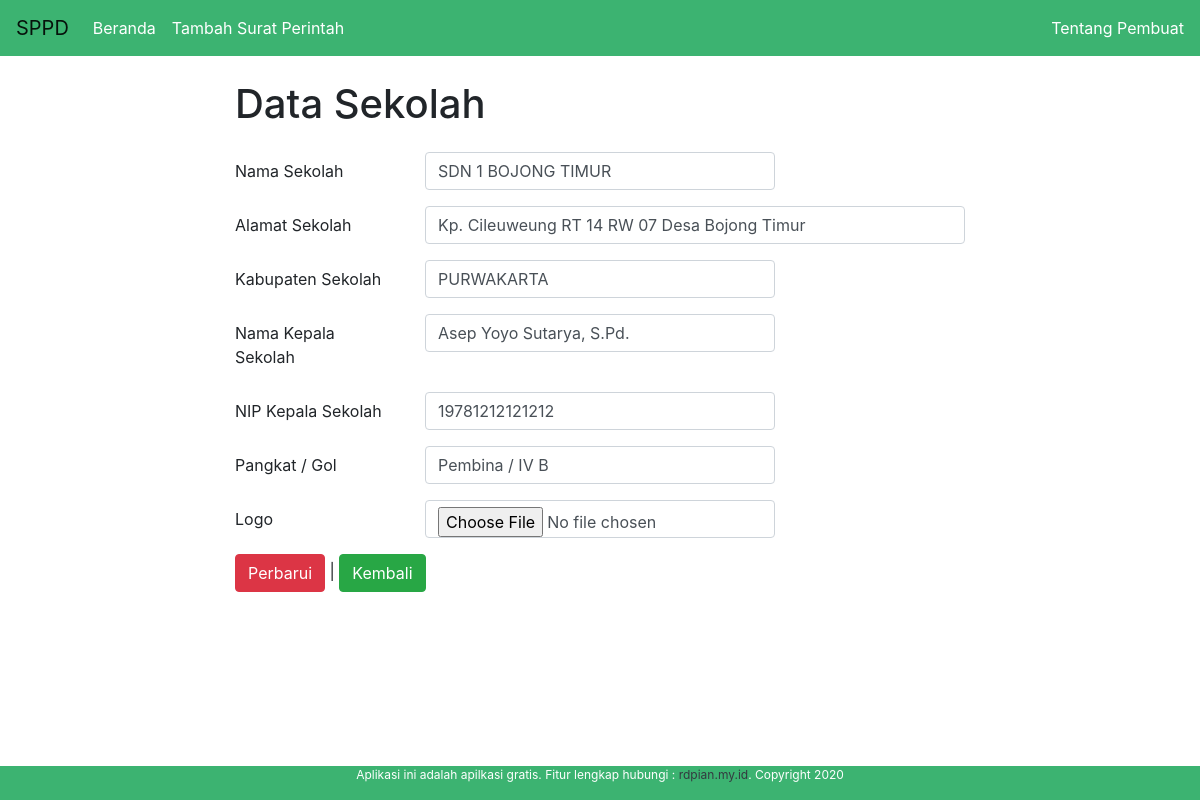
Screenshot of /index.php/sekolah/edit/1 with the database file from the repository.
### tables this page shows
CREATE TABLE `sekolah` (
  `id_sekolah` int(11) NOT NULL,
  `nama_sekolah` varchar(255) NOT NULL,
  `alamat_sekolah` varchar(255) NOT NULL,
  `nama_kepsek` varchar(255) NOT NULL,
  `nip_kepsek` varchar(100) NOT NULL,
  `pangkat` varchar(255) NOT NULL,
  `kabupaten_sekolah` varchar(255) NOT NULL,
  `logo` varchar(255) NOT NULL
);

### application/controllers/Sekolah.php (called while the page is built, shortened)
<?php
class Sekolah extends CI_Controller {
	function __construct()
        {
			$this->load->model('m_sekolah');
			$this->load->helper(array('form', 'url'));
        }
	function edit($id){
		$where = array('id_sekolah' => $id);
		$data['skul'] = $this->m_sekolah->edit_data($where,'sekolah')->result();
		$this->load->view('v_navbar');
		$this->load->view('v_edit_sekolah',$data);
		$this->load->view('v_footer');
	}
}

### index.php (called while the page is built, shortened)
<?php
require_once BASEPATH.'core/CodeIgniter.php';

### application/models/m_sekolah.php (called while the page is built, shortened)
<?php
class M_sekolah extends CI_Model {
	function edit_data($where,$table){
		return $this->db->get_where($table,$where);
	}
}

### application/views/v_edit_sekolah.php (the view, shortened to what this page needs)
<div class="container">
	<div class="row">
		<div class="col-lg-2">
		</div>
		<div class="col-lg-8">
			<h1>Data Sekolah</h1>
			<?php
			foreach($skul as $row){
			?>
      <?php echo form_open_multipart('sekolah/update');?>
              <div class="form-group row">
                <label for="nama_sekolah" class="col-sm-3 col-form-label">Nama Sekolah</label>
                <div class="col-sm-6">
                  <input type="text" class="form-control" name="nama_sekolah" value="<?php echo $row->nama_sekolah ?>">
                </div>
              </div>
              <div class="form-group row">
                <label for="alamat_sekolah" class="col-sm-3 col-form-label">Alamat Sekolah</label>
                <div class="col-sm-9">
                  <input type="text" class="form-control" name="alamat_sekolah" value="<?php echo $row->alamat_sekolah ?>">
                </div>
              </div>
              <div class="form-group row">
                <label for="kabupaten_sekolah" class="col-sm-3 col-form-label">Kabupaten Sekolah</label>
                <div class="col-sm-6">
                  <input type="text" class="form-control" name="kabupaten_sekolah" value="<?php echo $row->kabupaten_sekolah ?>">
                </div>
              </div>
              <div class="form-group row">
                <label for="nama_kepsek" class="col-sm-3 col-form-label">Nama Kepala Sekolah</label>
                <div class="col-sm-6">
                  <input type="text" class="form-control" name="nama_kepsek" value="<?php echo $row->nama_kepsek ?>">
                </div>
              </div>
              <div class="form-group row">
                <label for="nip_kepsek" class="col-sm-3 col-form-label">NIP Kepala Sekolah</label>
                <div class="col-sm-6">
                  <input type="text" class="form-control" name="nip_kepsek" value="<?php echo $row->nip_kepsek ?>">
                </div>
              </div>
              <div class="form-group row">
                <label for="pangkat" class="col-sm-3 col-form-label">Pangkat / Gol</label>
                <div class="col-sm-6">
                  <input type="text" class="form-control" name="pangkat" value="<?php echo $row->pangkat ?>">
                </div>
              </div>
              <div class="form-group row">
                <label for="logo" class="col-sm-3 col-form-label">Logo</label>
                <div class="col-sm-6">
                  <input type="file" class="form-control" name="logo">
                </div>
              </div>
              <button type="submit" value="upload" class="btn btn-danger">Perbarui</button> | <a href="<?php echo base_url();?>index.php/sekolah" class="btn btn-success">Kembali</a>
          	</form>
          <?php } ?>
		</div>
		<div class="col-lg-2">
		</div>
	</div>
</div>

### rows the page displays
sekolah: nama_sekolah "SDN 1 BOJONG TIMUR", alamat_sekolah "Kp. Cileuweung RT 14 RW 07 Desa Bojong Timur", kabupaten_sekolah "PURWAKARTA", nama_kepsek "Asep Yoyo Sutarya, S.Pd.", nip_kepsek "19781212121212", pangkat "Pembina / IV B"
